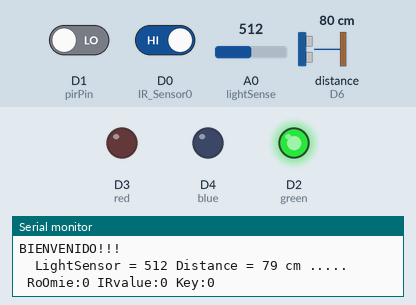
Recording of a sketch running on a simulated ESP8266 (NodeMCU). Parts: output pins drawn as LEDs (lit = HIGH), the last lines printed to the serial monitor. Wiring (inferred from the names in the program): ultrasonic range finder: trigger D5; echo D6. Inputs (shaded band) come from the test bench; at power-on: D1 (pirPin) LOW, D0 (IR_Sensor0) HIGH, A0 (lightSense) = 512, distance to the obstacle (sensor on D6) 80 cm. The echo pulse lasts 58.3 µs per cm; WiFi joins after 1.5 s; servers stay silent unless stated; the local clock reads 2024-03-15 10:24:30 at power-on unless the sketch sets it; pins used as bus, display or sensor lines are not drawn.

Above: at 6.7 s.
6.8 s: D1 (pirPin) driven LOW
At 13.54 s:
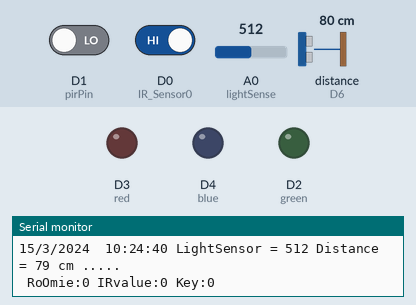
13.6 s: D1 (pirPin) driven HIGH and D0 (IR_Sensor0) driven LOW
Timing chart, 0 to 25.2 s (numbered marks = the images above; inputs shaded):
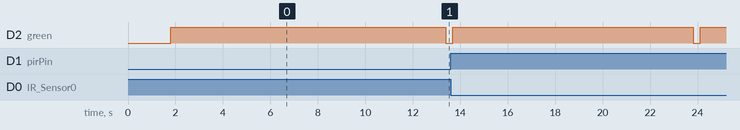

The sketch:

RoOmie.ino
```cpp
//BLYNK
#define BLYNK_PRINT Serial
#include <ESP8266WiFi.h>
#include <BlynkSimpleEsp8266.h>
BlynkTimer timer;

//TEMP Sensor
#include "DHT.h"
#define DHTPIN D4
#define DHTTYPE DHT12   // DHT 11
DHT dht(DHTPIN, DHTTYPE);

//ULTRASONIC
#define trigPin D5
#define echoPin D6
#define pirPin D1

//RTC
#include <TimeLib.h>
#include <WidgetRTC.h>

WidgetRTC rtc;
WidgetLCD lcd(V2);
WidgetBridge bridge1(V1);


// Define variables:
long duration;
int distance;
int lightSensor;
String light;
int t = 0;
float h = 0;
int pir = 0;
String prox;

unsigned long startMillis;
unsigned long currentMillis;
const unsigned long period = 1000;
String currentTime;
String currentDate;
int hourRTC;
int minuteRTC;
int secondRTC;

String MD = " Motion Detected!" ;
String LO = " Lamp ON!" ;
String DO = " Door Open! " ;
String SI = " Someone is Inside! " ;
String notifyMD;
String notifyLO;
String notifyDO;
String notifySI;

int RoOmie;
int IRSensor;
int IRValue;
int key;

int red = D3;
int green = D2;
int blue = D4;
int blinkEye;

char auth[] = "z3oCfA_Bd4hvpkKps97YBh3rZdQEn5hz";
char ssid[] = "";
char pass[] = "";

void setup() {
  Blynk.begin(auth, ssid, pass);
  timer.setInterval(3000L, serialPrint);
  timer.setInterval(1500L, project);
  timer.setInterval(1000L, ultrasonic);
  timer.setInterval(1000L, lightSense);
  //timer.setInterval(2200L, tempSense);
  timer.setInterval(1000L, pirSense);
  timer.setInterval(2000L, timeRTCmethod);
  //timer.setInterval(10000L, terminalPrint);
  timer.setInterval(100L, IRSense);
  timer.setInterval(3000L, blinkEyes);

  // Define inputs and outputs:
  pinMode(D0,INPUT); // IR Sensor0
  pinMode(trigPin, OUTPUT);
  pinMode(echoPin, INPUT);
  pinMode(pirPin, INPUT);
  Serial.begin(9600);
  Serial.println("BIENVENIDO!!!");
  //dht.begin();
  rtc.begin();

  pinMode(red, OUTPUT);
  pinMode(green, OUTPUT);
  pinMode(blue, OUTPUT);
  digitalWrite(green, HIGH);

//setSyncInterval(1);                                           /* Synchronise or read time from the Blynk Server every 1 second */
 //while (Blynk.connect() == false ) {}                          /* If the Blynk Server not yet connected to nodeMCU, keep waiting here */
 // setSyncInterval(10*60);                                       /* After successful login, change Synchornise Time reading for every 10 minute (Do not need to always check for the time)*/
startMillis = millis();
}


BLYNK_CONNECTED() {
  // Place the AuthToken of the second hardware here
  bridge1.setAuthToken("FIBvkiCRxGrFJ3jReC0V7xeWL_xqJEzK");

}

BLYNK_WRITE(V6)
{
   RoOmie = param.asInt();
}
void serialPrint(){
  // Print the distance and lightSensor on the Serial Monitor (Ctrl+Shift+M):
  Serial.print(currentDate);
  Serial.print(" ");
  Serial.print(currentTime);
  Serial.print(" LightSensor = ");
  Serial.print(lightSensor);
  Serial.print(" Distance = ");
  Serial.print(distance);
  Serial.print(" cm ");
  //Serial.print(" Temperature: ");
  //Serial.print(t,2);
  //Serial.print("°C ");
  //Serial.print(" Humidity: ");
  //Serial.print(h,2);
  //Serial.print("% ");
  Serial.println(prox);
  Serial.print(" RoOmie:");
  Serial.print(RoOmie);
  Serial.print(" IRvalue:");
  Serial.print(IRValue);
  Serial.print(" Key:");
  Serial.println(key);
  }

/*void terminalPrint(){
  terminal.print(" LightSensor = ");
  terminal.print(lightSensor);
  terminal.print(" Distance = ");
  terminal.print(distance);
  terminal.print(" cm");
  terminal.flush();
  }*/

void ultrasonic() {
  // Clear the trigPin by setting it LOW:
  digitalWrite(trigPin, LOW);
  delayMicroseconds(5);
  // Trigger the sensor by setting the trigPin high for 10 microseconds:
  digitalWrite(trigPin, HIGH);
  delayMicroseconds(10);
  digitalWrite(trigPin, LOW);
  // Read the echoPin, pulseIn() returns the duration (length of the pulse) in microseconds:
  duration = pulseIn(echoPin, HIGH);
  // Calculate the distance:
  distance = duration * 0.034 / 2;
  Blynk.virtualWrite(V0, distance);

  if (distance  < 10 ){
    key = 1;
    RoOmie = 1;
   Blynk.virtualWrite(V6, HIGH);
      } else{
    key = 0;
    //RoOmie = 1;
    //Blynk.virtualWrite(V6, HIGH);
    }

}

void blinkEyes(){
    if (blinkEye == 0 && secondRTC >0 && secondRTC <5 | secondRTC >10 && secondRTC <15 |secondRTC >20 && secondRTC <25
          |secondRTC >30 && secondRTC <35 |secondRTC >40 && secondRTC <45 |secondRTC >50 && secondRTC <55){
      digitalWrite(blue, LOW);
      digitalWrite(green, LOW);
      delay(300);
      digitalWrite(green,HIGH);
      }
  }

void lightSense(){
     //Read Photoresistor and set light description
 lightSensor = analogRead(A0);
 Blynk.virtualWrite(V3, lightSensor);

        /////MAIN LIGHT////
         //DAY
   if (hourRTC < 18 && hourRTC > 6   && lightSensor > 40 && lightSensor < 57){
    light = "LIGHTS ON";
    } else if ( lightSensor < 20){
    light = "LIGHTS OFF";}
        //NIGHT
    if (hourRTC > 17 | hourRTC < 7 && lightSensor > 29 ){
    light = "LIGHTS ON";
    } else if (lightSensor < 30 ){  //lightSensor > 10 &&
    light = "LIGHTS OFF";
    }

        //LAMP LIGHT STATUS
    if (lightSensor >81 && lightSensor <99){
    Blynk.virtualWrite(V7, HIGH);}
    else if (lightSensor >26 && lightSensor <34){
    Blynk.virtualWrite(V7, HIGH);}
    else Blynk.virtualWrite(V7, LOW);

}

/*void tempSense(){
    t = dht.readTemperature();
    h = dht.readHumidity();
    Blynk.virtualWrite(V4, t);
    Blynk.virtualWrite(V5, h);
}*/

void pirSense () {
   pir = digitalRead(pirPin);
   if (pir == HIGH){
        prox = "ALERT ";
        lcd.print(11,0, prox);
      } else prox = "..... ";
        lcd.print(11,0, prox);

}

void timeRTCmethod (){
  currentMillis = millis();                                                       /* Keep counting time for display refresh */
  if(currentMillis - startMillis > period)                                        /* For every 1 second, run the set of code*/
  {
     currentTime = String(hour()) + ":" + minute() + ":" + second();        /* Define "currentTime" by combining hour, minute and second */
     currentDate = String(day()) + "/" + month() + "/" + year() + " ";            /* Define "currentDate" by combining day, month, and year */

      hourRTC = hour();
      minuteRTC = minute();
      secondRTC = second();

    notifyMD = currentDate + currentTime + MD ;
    notifyLO = currentDate + currentTime + LO ;
    notifyDO = currentDate + currentTime + DO; //+ distance ;
    notifySI = currentDate + currentTime + SI ;

    Blynk.virtualWrite(V9, currentTime);                                          /* Send Time parameters to Virtual Pin V1 on Blynk App */
    Blynk.virtualWrite(V10, currentDate);                                          /* Send Date parameters to Virtual Pin V2 on Blynk App */
                                                          /* Reset time for the next counting cycle */
  }
}

void IRSense (){
  IRSensor = digitalRead(D0);

   if(IRSensor==LOW)  {
    // If no signal print collision detected

    IRValue = 1; //Collision detected
    lcd.clear();
    lcd.print(0,1, "DOOR OPENED");
    lcd.print(0,0, light );
    lcd.print(11,0, prox);
   }
   else
  {
     // If signal detected print collision detected
     IRValue = 0; //Collision not detected
    lcd.clear();
    lcd.print(0,1, "DOOR CLOSED");
    lcd.print(0,0, light );
    lcd.print(11,0, prox);
  }

}


void project(){

    if ( IRValue == 1 && lightSensor < 11  && RoOmie == 1 && pir == LOW){// | key ==0){
      digitalWrite(D7, HIGH);
      Blynk.notify (notifyDO);

      lcd.clear();
      lcd.print(0,1, "DOOR OPENED");
      lcd.print(0,0, light);
      lcd.print(11,0, prox);
      delay(8000);
      digitalWrite(D7, LOW);
      pir == LOW;

    }
    else if(pir == HIGH && lightSensor < 11 && RoOmie == 1 && IRValue == 0){// | key ==0){
        digitalWrite(D7, HIGH);
        Blynk.notify (notifyMD);

        lcd.clear();
        lcd.print(0,0, light);
        lcd.print(11,0, prox);
        delay(8000);
        digitalWrite(D7, LOW);
        pir == LOW;

     }
    else if (IRValue == 1 && lightSensor >10  && RoOmie == 1 && key ==0 && pir == LOW){
      Blynk.notify (notifyDO);}
    else if (pir == HIGH && IRValue ==1 && lightSensor > 10 && RoOmie ==1 && key ==0){
      Blynk.notify (notifySI); }
     else if (pir == HIGH && IRValue ==0 && lightSensor > 910  && RoOmie ==1 && key ==0){
      Blynk.notify (notifyMD);}

    delay(2000);
}
void loop(){
  Blynk.run();
  timer.run();
}
```
